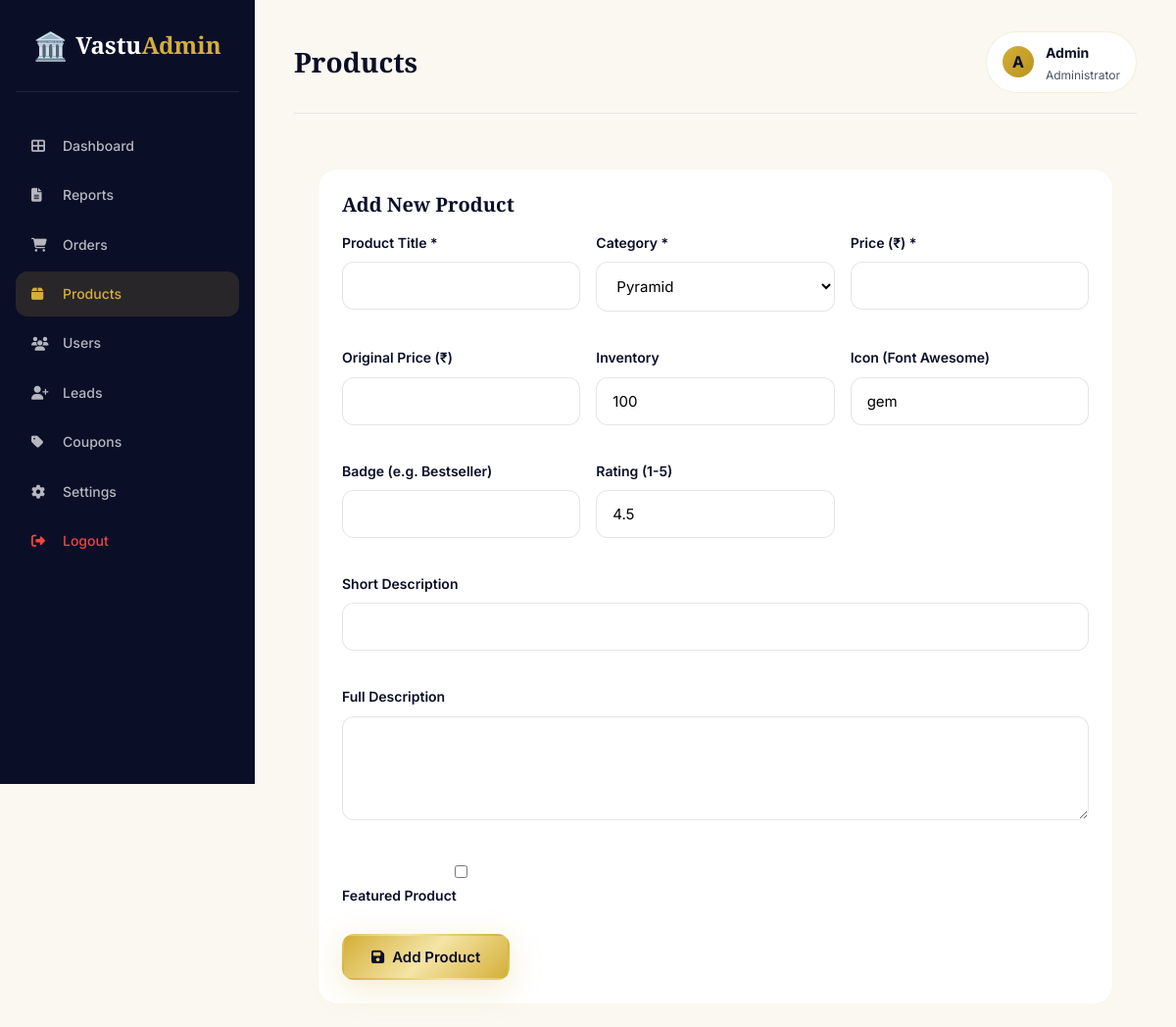
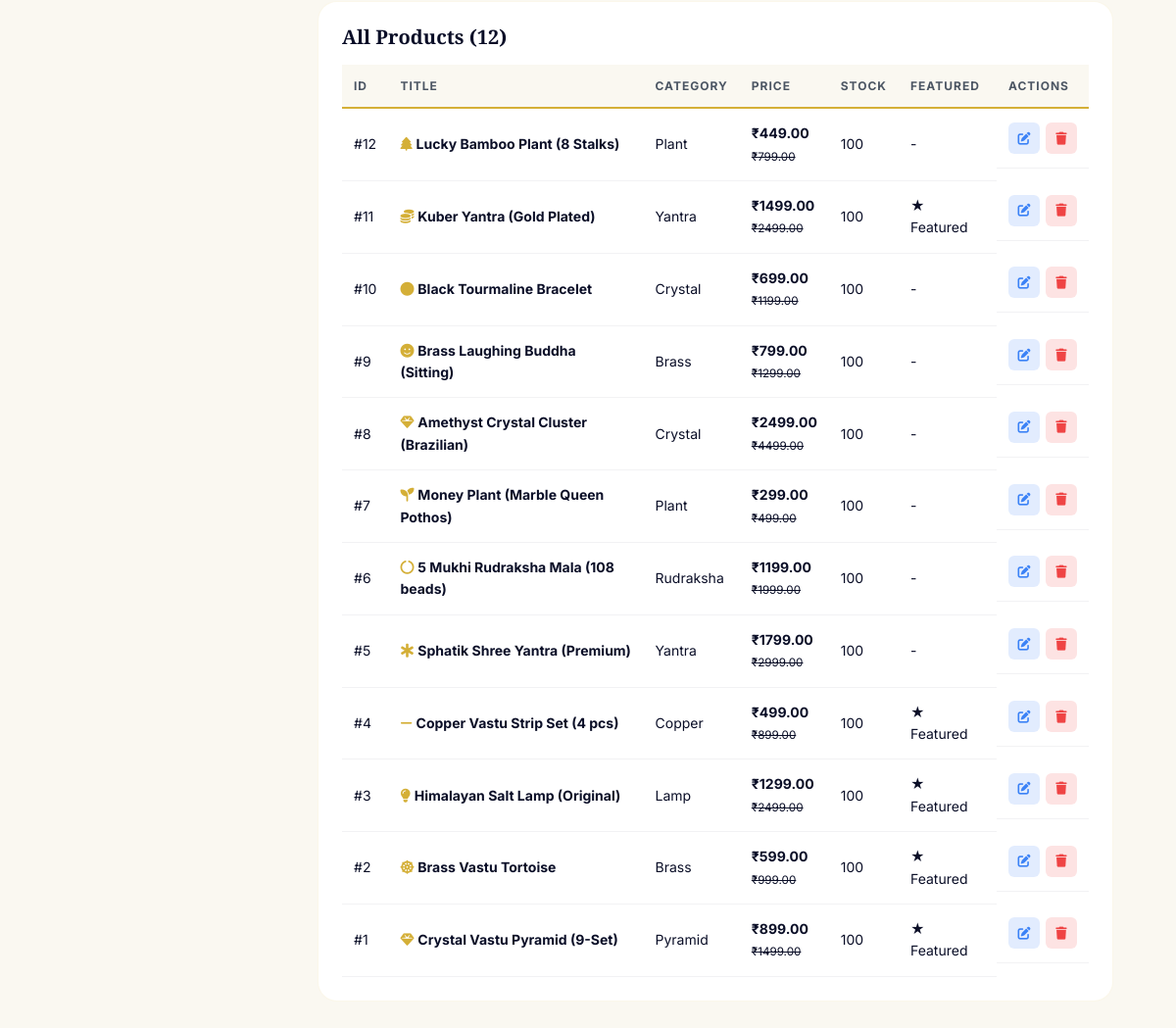
/backend/admin/products.php (signed in), run on the app's committed database (2 pictures, top to bottom).
### tables this page shows
CREATE TABLE IF NOT EXISTS users (
    id INT AUTO_INCREMENT PRIMARY KEY,
    name VARCHAR(120) NOT NULL,
    email VARCHAR(160) UNIQUE NOT NULL,
    phone VARCHAR(20),
    city VARCHAR(80),
    password_hash VARCHAR(255),
    role ENUM('user','admin') DEFAULT 'user',
    avatar VARCHAR(255),
    email_verified TINYINT(1) DEFAULT 0,
    phone_verified TINYINT(1) DEFAULT 0,
    last_login DATETIME,
    created_at DATETIME DEFAULT CURRENT_TIMESTAMP,
    updated_at DATETIME DEFAULT CURRENT_TIMESTAMP ON UPDATE CURRENT_TIMESTAMP,
    INDEX idx_email (email),
    INDEX idx_phone (phone)
);

CREATE TABLE IF NOT EXISTS products (
    id INT AUTO_INCREMENT PRIMARY KEY,
    title VARCHAR(180) NOT NULL,
    slug VARCHAR(200) UNIQUE,
    description TEXT,
    short_description VARCHAR(500),
    category VARCHAR(60),
    price DECIMAL(10,2) NOT NULL,
    original_price DECIMAL(10,2),
    inventory INT DEFAULT 100,
    icon VARCHAR(80) DEFAULT 'gem',
    image VARCHAR(500),
    images TEXT,
    rating DECIMAL(3,2) DEFAULT 4.5,
    reviews INT DEFAULT 0,
    badge VARCHAR(40),
    is_featured TINYINT(1) DEFAULT 0,
    is_active TINYINT(1) DEFAULT 1,
    seo_title VARCHAR(180),
    seo_description VARCHAR(500),
    weight DECIMAL(8,2),
    sku VARCHAR(50),
    created_at DATETIME DEFAULT CURRENT_TIMESTAMP,
    updated_at DATETIME DEFAULT CURRENT_TIMESTAMP ON UPDATE CURRENT_TIMESTAMP,
    INDEX idx_category (category),
    INDEX idx_active (is_active),
    INDEX idx_slug (slug)
);

### backend/includes/auth.php (called while the page is built, shortened)
<?php
function isAdminLoggedIn() {
    return true;
}
function getCurrentAdmin() {
    try {
        return Database::row("SELECT id, name, email, role FROM users WHERE id = ? AND role = 'admin'", [$_SESSION['admin_id']]);
    } catch (Exception $e) {
        return null;
    }
}

### backend/config/database.php (called while the page is built, shortened)
<?php
class Database {
    private static $instance = null;
    private $pdo;
    private function __construct() {
        $dsn = "mysql:host=" . DB_HOST . ";dbname=" . DB_NAME . ";charset=" . DB_CHARSET;
        $options = [
            PDO::ATTR_ERRMODE => PDO::ERRMODE_EXCEPTION,
            PDO::ATTR_DEFAULT_FETCH_MODE => PDO::FETCH_ASSOC,
            PDO::ATTR_EMULATE_PREPARES => false,
        ];
        try {
            $this->pdo = new PDO($dsn, DB_USER, DB_PASS, $options);
        } catch (PDOException $e) {
            if (APP_ENV === 'development') {
                die(json_encode(['success' => false, 'message' => 'DB error: ' . $e->getMessage()]));
            } else {
                die(json_encode(['success' => false, 'message' => 'Database connection failed']));
            }
        }
    }
    public static function getInstance() {
        if (self::$instance === null) {
            self::$instance = new self();
        }
        return self::$instance;
    }
    public function getConnection() {
        return $this->pdo;
    }
    public static function row($sql, $params = []) {
        $stmt = self::getInstance()->getConnection()->prepare($sql);
        $stmt->execute($params);
        return $stmt->fetch();
    }
    public static function all($sql, $params = []) {
        $stmt = self::getInstance()->getConnection()->prepare($sql);
        $stmt->execute($params);
        return $stmt->fetchAll();
    }
}

### backend/admin/products.php (the view, shortened to what this page needs)
<?php
$pageTitle = 'Products';
$products = Database::all("SELECT * FROM products WHERE is_active = 1 ORDER BY id DESC");
$editing = null;
include '_header.php';
?>
<div class="admin-card">
    <h2 style="margin-bottom: 16px;"><?= $editing ? 'Edit Product' : 'Add New Product' ?></h2>
    <form method="POST">
        <div style="display:grid; grid-template-columns: repeat(auto-fit, minmax(220px, 1fr)); gap: 16px;">
            <div class="form-group">
                <label>Product Title *</label>
                <input type="text" name="title" required value="<?= htmlspecialchars($editing['title'] ?? '') ?>">
            </div>
            <div class="form-group">
                <label>Category *</label>
                <select name="category" required>
                    <?php foreach (['pyramid','crystal','brass','copper','yantra','rudraksha','lamp','plant'] as $c): ?>
                        <option value="<?= $c ?>" <?= ($editing['category'] ?? '') === $c ? 'selected' : '' ?>><?= ucfirst($c) ?></option>
                    <?php endforeach; ?>
                </select>
            </div>
            <div class="form-group">
                <label>Price (₹) *</label>
                <input type="number" name="price" required step="0.01" value="<?= $editing['price'] ?? '' ?>">
            </div>
            <div class="form-group">
                <label>Original Price (₹)</label>
                <input type="number" name="original_price" step="0.01" value="<?= $editing['original_price'] ?? '' ?>">
            </div>
            <div class="form-group">
                <label>Inventory</label>
                <input type="number" name="inventory" value="<?= $editing['inventory'] ?? 100 ?>">
            </div>
            <div class="form-group">
                <label>Icon (Font Awesome)</label>
                <input type="text" name="icon" value="<?= htmlspecialchars($editing['icon'] ?? 'gem') ?>" placeholder="gem, dharmachakra, lightbulb...">
            </div>
            <div class="form-group">
                <label>Badge (e.g. Bestseller)</label>
                <input type="text" name="badge" value="<?= htmlspecialchars($editing['badge'] ?? '') ?>">
            </div>
            <div class="form-group">
                <label>Rating (1-5)</label>
                <input type="number" name="rating" min="1" max="5" step="0.1" value="<?= $editing['rating'] ?? 4.5 ?>">
            </div>
            <div class="form-group" style="grid-column: 1 / -1;">
                <label>Short Description</label>
                <input type="text" name="short_description" value="<?= htmlspecialchars($editing['short_description'] ?? '') ?>">
            </div>
            <div class="form-group" style="grid-column: 1 / -1;">
                <label>Full Description</label>
                <textarea name="description" rows="4"><?= htmlspecialchars($editing['description'] ?? '') ?></textarea>
            </div>
            <div class="form-group">
                <label><input type="checkbox" name="is_featured" <?= !empty($editing['is_featured']) ? 'checked' : '' ?>> Featured Product</label>
            </div>
        </div>
        <button class="btn btn-primary" type="submit"><i class="fas fa-save"></i> <?= $editing ? 'Update' : 'Add' ?> Product</button>
    </form>
</div>
<div class="admin-card">
    <h2 style="margin-bottom: 16px;">All Products (<?= count($products) ?>)</h2>
    <table class="admin-table">
        <thead><tr><th>ID</th><th>Title</th><th>Category</th><th>Price</th><th>Stock</th><th>Featured</th><th>Actions</th></tr></thead>
        <tbody>
            <?php foreach ($products as $p): ?>
                <tr>
                    <td>#<?= $p['id'] ?></td>
                    <td>
                        <i class="fas fa-<?= htmlspecialchars($p['icon']) ?>" style="color: #D4AF37;"></i>
                        <strong><?= htmlspecialchars($p['title']) ?></strong>
                    </td>
                    <td><?= ucfirst($p['category']) ?></td>
                    <td>
                        <strong>₹<?= $p['price'] ?></strong>
                        <?php if ($p['original_price']): ?><br><small><s>₹<?= $p['original_price'] ?></s></small><?php endif; ?>
                    </td>
                    <td><?= $p['inventory'] ?></td>
                    <td><?= !empty($p['is_featured']) ? '★ Featured' : '-' ?></td>
                    <td class="actions">
                        <a href="?edit=<?= $p['id'] ?>" class="action-btn edit"><i class="fas fa-edit"></i></a>
                        <a href="?delete=<?= $p['id'] ?>" onclick="return confirmDelete('Delete this product?')" class="action-btn delete"><i class="fas fa-trash"></i></a>
                    </td>
                </tr>
            <?php endforeach; ?>
        </tbody>
    </table>
</div>
<?php include '_footer.php'; ?>

### backend/admin/_header.php (shortened to what this page needs)
<?php
$currentAdmin = getCurrentAdmin();
$currentPage = basename($_SERVER['SCRIPT_NAME'], '.php');
?>
<!DOCTYPE html>
<html lang="en">
<head>
    <link rel="stylesheet" href="https://cdnjs.cloudflare.com/ajax/libs/font-awesome/6.4.0/css/all.min.css">
    <link rel="stylesheet" href="../../frontend/css/style.css">
    <link rel="stylesheet" href="../../frontend/css/animations.css">
</head>
<body>
<div class="admin-layout">
    <aside class="admin-sidebar">
        <div class="logo">
            <span class="logo-icon">🏛️</span>
            <span class="logo-text">Vastu<span class="gold">Admin</span></span>
        </div>
        <nav class="admin-nav">
            <a href="dashboard.php" class="<?= $currentPage === 'dashboard' ? 'active' : '' ?>"><i class="fas fa-th-large"></i> Dashboard</a>
            <a href="reports.php" class="<?= $currentPage === 'reports' ? 'active' : '' ?>"><i class="fas fa-file-alt"></i> Reports</a>
            <a href="orders.php" class="<?= $currentPage === 'orders' ? 'active' : '' ?>"><i class="fas fa-shopping-cart"></i> Orders</a>
            <a href="products.php" class="<?= $currentPage === 'products' || $currentPage === 'product_edit' ? 'active' : '' ?>"><i class="fas fa-box"></i> Products</a>
            <a href="users.php" class="<?= $currentPage === 'users' ? 'active' : '' ?>"><i class="fas fa-users"></i> Users</a>
            <a href="leads.php" class="<?= $currentPage === 'leads' ? 'active' : '' ?>"><i class="fas fa-user-plus"></i> Leads</a>
            <a href="coupons.php" class="<?= $currentPage === 'coupons' ? 'active' : '' ?>"><i class="fas fa-tag"></i> Coupons</a>
            <a href="settings.php" class="<?= $currentPage === 'settings' ? 'active' : '' ?>"><i class="fas fa-cog"></i> Settings</a>
            <a href="logout.php" style="margin-top: auto; color: #EF4444;"><i class="fas fa-sign-out-alt"></i> Logout</a>
        </nav>
    </aside>
    <main class="admin-main">
        <div class="admin-topbar">
            <h1><?= htmlspecialchars($pageTitle) ?></h1>
            <div class="user-menu">
                <div style="width: 32px; height: 32px; background: linear-gradient(135deg, #D4AF37, #B8941F); border-radius: 50%; display: flex; align-items: center; justify-content: center; color: #0A0E27; font-weight: 700;">
                    <?= strtoupper(substr($currentAdmin['name'] ?? 'A', 0, 1)) ?>
                </div>
                <div>
                    <strong style="font-size: 14px;"><?= htmlspecialchars($currentAdmin['name'] ?? 'Admin') ?></strong>
                    <div style="font-size: 12px; color: #4B5563;">Administrator</div>
                </div>
            </div>
        </div>
        <div class="admin-content">

### frontend/css/style.css (style rules this page uses)
:root { --gold: #D4AF37; --gold-light: #F4E4A6; --gold-dark: #B8941F; --gold-gradient: linear-gradient(135deg, #D4AF37 0%, #F4E4A6 50%, #D4AF37 100%); --dark: #0A0E27; --dark-2: #131938; --dark-3: #1E2548; --white: #FFFFFF; --off-white: #FAF8F1; --cream: #FFF9E6; --gray-100: #F5F5F5; --gray-200: #E5E5E5; --gray-400: #9CA3AF; --gray-600: #4B5563; --gray-800: #1F2937; --success: #10B981; --danger: #EF4444; --warning: #F59E0B; --info: #3B82F6; --shadow-sm: 0 2px 8px rgba(10, 14, 39, 0.08); --shadow-md: 0 8px 24px rgba(10, 14, 39, 0.12); --shadow-lg: 0 16px 48px rgba(10, 14, 39, 0.18); --shadow-gold: 0 8px 32px rgba(212, 175, 55, 0.25); --radius-sm: 8px; --radius-md: 12px; --radius-lg: 20px; --radius-xl: 28px; --transition: all 0.3s cubic-bezier(0.4, 0, 0.2, 1); --font-display: 'Playfair Display', Georgia, serif; --font-body: 'Inter', -apple-system, BlinkMacSystemFont, sans-serif; }
* { margin: 0; padding: 0; box-sizing: border-box; }
html { scroll-behavior: smooth; }
body { font-family: var(--font-body); color: var(--dark); background: var(--off-white); line-height: 1.6; overflow-x: hidden; -webkit-font-smoothing: antialiased; }
a { color: inherit; text-decoration: none; }
button { font-family: inherit; cursor: pointer; border: none; background: none; }
h1, h2, h3, h4, h5 { font-family: var(--font-display); font-weight: 700; line-height: 1.2; color: var(--dark); }
.gold { color: var(--gold); }
.btn { display: inline-flex; align-items: center; justify-content: center; gap: 8px; padding: 12px 28px; border-radius: var(--radius-md); font-weight: 600; font-size: 15px; transition: var(--transition); cursor: pointer; border: 2px solid transparent; white-space: nowrap; }
.btn-primary { background: var(--gold-gradient); color: var(--dark); box-shadow: var(--shadow-gold); }
.logo { display: flex; align-items: center; gap: 8px; font-family: var(--font-display); font-size: 24px; font-weight: 700; color: var(--dark); }
.logo-icon { font-size: 28px; }

### backend/admin/_header.php (style rules this page uses)
body { background: #FAF8F1; }
.admin-content { padding: 24px; }

### data on the page
users: name "A", name "Admin"
products: id "12", title "Lucky Bamboo Plant (8 Stalks)", category "Plant", price "449.00", original_price "799.00", inventory "100"
products: id "11", title "Kuber Yantra (Gold Plated)", category "Yantra", price "1499.00", original_price "2499.00", inventory "100", is_featured "★ Featured"
products: id "10", title "Black Tourmaline Bracelet", category "Crystal", price "699.00", original_price "1199.00", inventory "100"
products: id "9", title "Brass Laughing Buddha (Sitting)", category "Brass", price "799.00", original_price "1299.00", inventory "100"
products: id "8", title "Amethyst Crystal Cluster (Brazilian)", category "Crystal", price "2499.00", original_price "4499.00", inventory "100"
products: id "7", title "Money Plant (Marble Queen Pothos)", category "Plant", price "299.00", original_price "499.00", inventory "100"
products: id "6", title "5 Mukhi Rudraksha Mala (108 beads)", category "Rudraksha", price "1199.00", original_price "1999.00", inventory "100"
products: id "5", title "Sphatik Shree Yantra (Premium)", category "Yantra", price "1799.00", original_price "2999.00", inventory "100"
products: id "4", title "Copper Vastu Strip Set (4 pcs)", category "Copper", price "499.00", original_price "899.00", inventory "100", is_featured "★ Featured"
products: id "3", title "Himalayan Salt Lamp (Original)", category "Lamp", price "1299.00", original_price "2499.00", inventory "100", is_featured "★ Featured"
products: id "2", title "Brass Vastu Tortoise", category "Brass", price "599.00", original_price "999.00", inventory "100", is_featured "★ Featured"
products: id "1", title "Crystal Vastu Pyramid (9-Set)", category "Pyramid", price "899.00", original_price "1499.00", inventory "100", is_featured "★ Featured"

### other printed values
$pageTitle "Products"
count($products) "12"
form field category "Pyramid"
